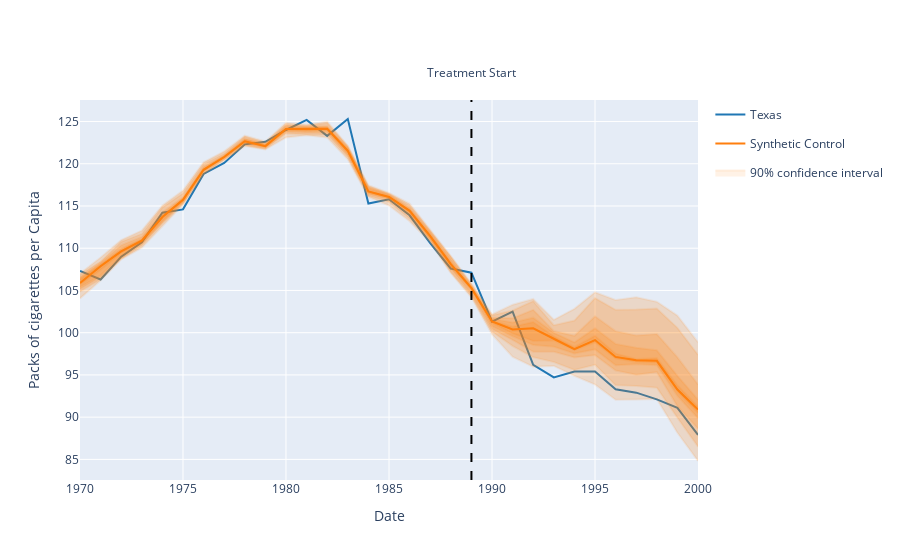

Notebook code cell kept with this figure:
### Code cell
display_synthetic_control(y, y_ci, sc.treatment_start, treatment_name="Texas", y_axis="Packs of cigarettes per Capita")
